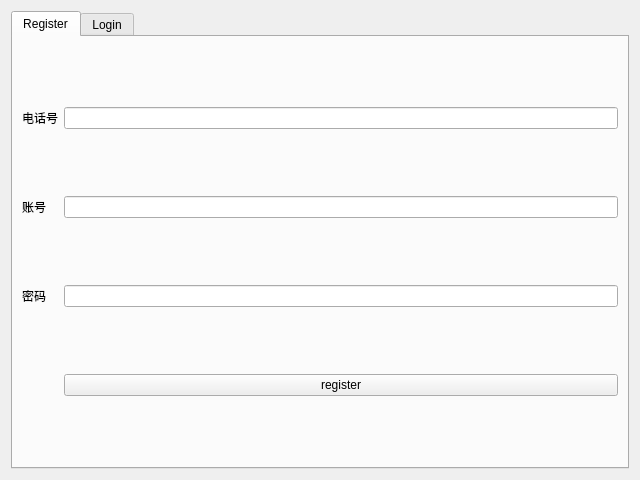
<?xml version="1.0" encoding="UTF-8"?>
<ui version="4.0">
 <class>login</class>
 <widget class="QWidget" name="login">
  <property name="geometry">
   <rect>
    <x>0</x>
    <y>0</y>
    <width>640</width>
    <height>480</height>
   </rect>
  </property>
  <property name="windowTitle">
   <string>Form</string>
  </property>
  <layout class="QGridLayout" name="gridLayout_3">
   <item row="0" column="0">
    <widget class="QTabWidget" name="tabWidget">
     <property name="currentIndex">
      <number>0</number>
     </property>
     <widget class="QWidget" name="tab">
      <attribute name="title">
       <string>Register</string>
      </attribute>
      <layout class="QGridLayout" name="gridLayout_2">
       <item row="0" column="1">
        <widget class="QLineEdit" name="lineEdit_register_tel"/>
       </item>
       <item row="2" column="1">
        <widget class="QLineEdit" name="lineEdit_register_pw"/>
       </item>
       <item row="0" column="0">
        <widget class="QLabel" name="label">
         <property name="text">
          <string>电话号</string>
         </property>
        </widget>
       </item>
       <item row="1" column="0">
        <widget class="QLabel" name="label_2">
         <property name="text">
          <string>账号</string>
         </property>
        </widget>
       </item>
       <item row="2" column="0">
        <widget class="QLabel" name="label_3">
         <property name="text">
          <string>密码</string>
         </property>
        </widget>
       </item>
       <item row="3" column="1">
        <widget class="QPushButton" name="pushButton_register">
         <property name="text">
          <string>register</string>
         </property>
        </widget>
       </item>
       <item row="1" column="1">
        <widget class="QLineEdit" name="lineEdit_register_account"/>
       </item>
      </layout>
     </widget>
     <widget class="QWidget" name="tab_2">
      <attribute name="title">
       <string>Login</string>
      </attribute>
      <layout class="QGridLayout" name="gridLayout">
       <item row="0" column="1">
        <widget class="QLineEdit" name="lineEdit_login_account"/>
       </item>
       <item row="1" column="1">
        <widget class="QLineEdit" name="lineEdit_login_pw"/>
       </item>
       <item row="0" column="0">
        <widget class="QLabel" name="label_14">
         <property name="text">
          <string>账号</string>
         </property>
        </widget>
       </item>
       <item row="1" column="0">
        <widget class="QLabel" name="label_13">
         <property name="text">
          <string>密码</string>
         </property>
        </widget>
       </item>
       <item row="2" column="1">
        <widget class="QPushButton" name="pushButton_login">
         <property name="text">
          <string>login</string>
         </property>
        </widget>
       </item>
      </layout>
     </widget>
    </widget>
   </item>
  </layout>
 </widget>
 <resources/>
 <connections/>
</ui>
